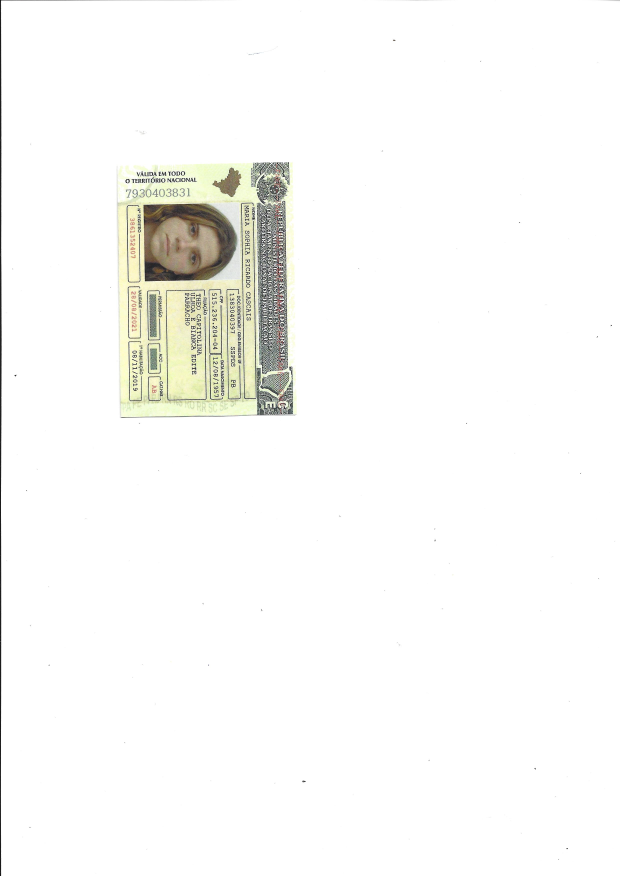
#> input picture input_scanner/cnh1.jpg, 2480 x 3504 px (shown at 1/4 size); its folder holds only this picture in this run
$ python scanner_test.py
#> lines starting #> are read from the running program, lines starting #| are printed output that depends on the picture; after the words box and inside, x2 and y2 are one past the last pixel; in counts of white or black regions, pixels touching at a corner belong together
import cv2
import glob
import numpy as np
from skimage.segmentation import flood, flood_fill

for name in glob.glob('input_scanner/*'):
    image_name = name.split('/')[1]
    color = cv2.imread(name,1)
#> color is the input picture: shape (3504, 2480, 3); mean B, G, R 247.2, 249.3, 249.3
    img = cv2.cvtColor(color,cv2.COLOR_BGR2GRAY)
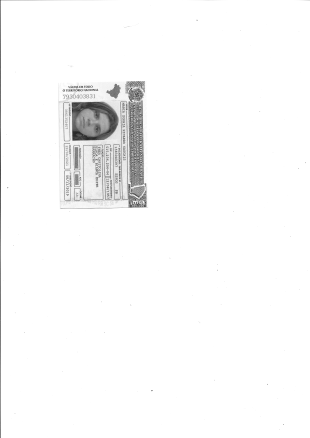
#> img: shape (3504, 2480) (shown at 1/8 size); min 0, max 255, mean 249.1
    original_width = int(img.shape[0])
    original_height = int(img.shape[1])
    scale_percent = 60  # percent of original size
    width = int(img.shape[0] * scale_percent / 100)
    height = int(img.shape[1] * scale_percent / 100)
    dim = (height, width)
    img = cv2.resize(img, dim, interpolation=cv2.INTER_AREA)
#> img: shape (2102, 1488)
    color = cv2.resize(color,dim,interpolation=cv2.INTER_AREA)
#> color: shape (2102, 1488, 3)
    binary_img = np.where(img > 250,255,0)
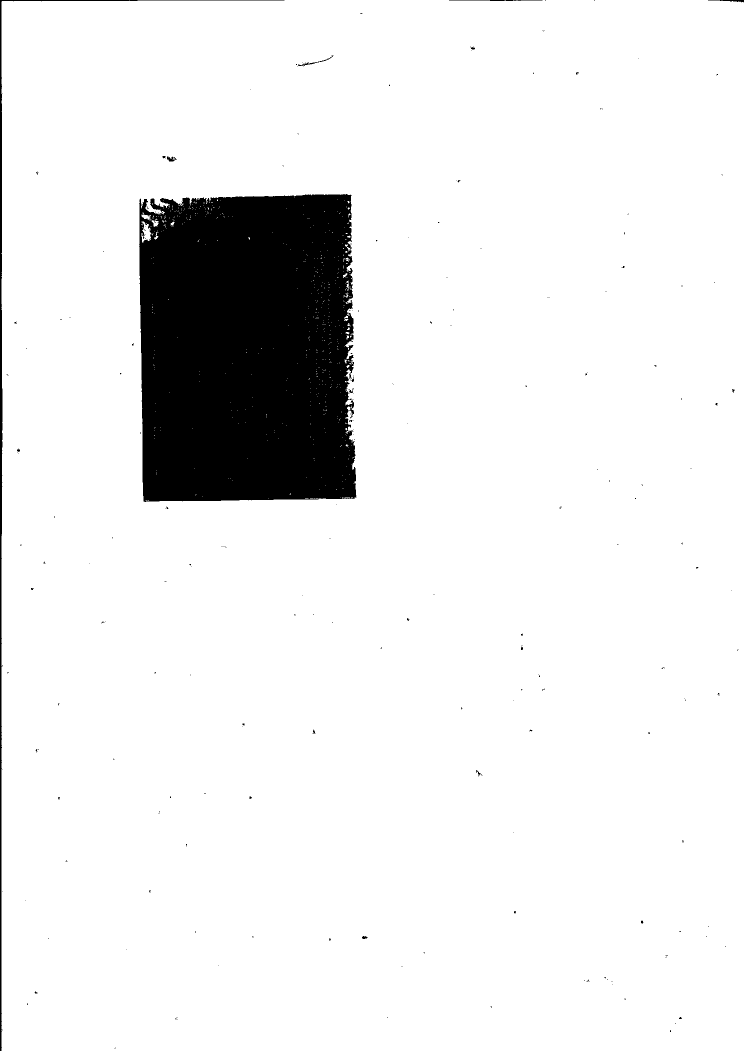
#> binary_img: shape (2102, 1488) int64 (shown at 1/2 size); 91.6% white; 244 black regions (227 under 20 px), largest, box (x1, y1, x2, y2) and area: (278, 388, 713, 1004) 251990, (0, 0, 569, 2102) 8102, (898, 0, 1085, 2) 235
    binary_img = np.uint8(binary_img)

    kernel = np.ones((7,7),np.uint8)

    closing = cv2.morphologyEx(binary_img, cv2.MORPH_CLOSE, kernel)
#> closing: shape (2102, 1488); 92% white; 15 black regions, largest, box (x1, y1, x2, y2) and area: (279, 389, 712, 1003) 245285, (0, 620, 5, 1068) 1901, (0, 224, 4, 506) 1128

    canny = cv2.Canny(closing,10,50)
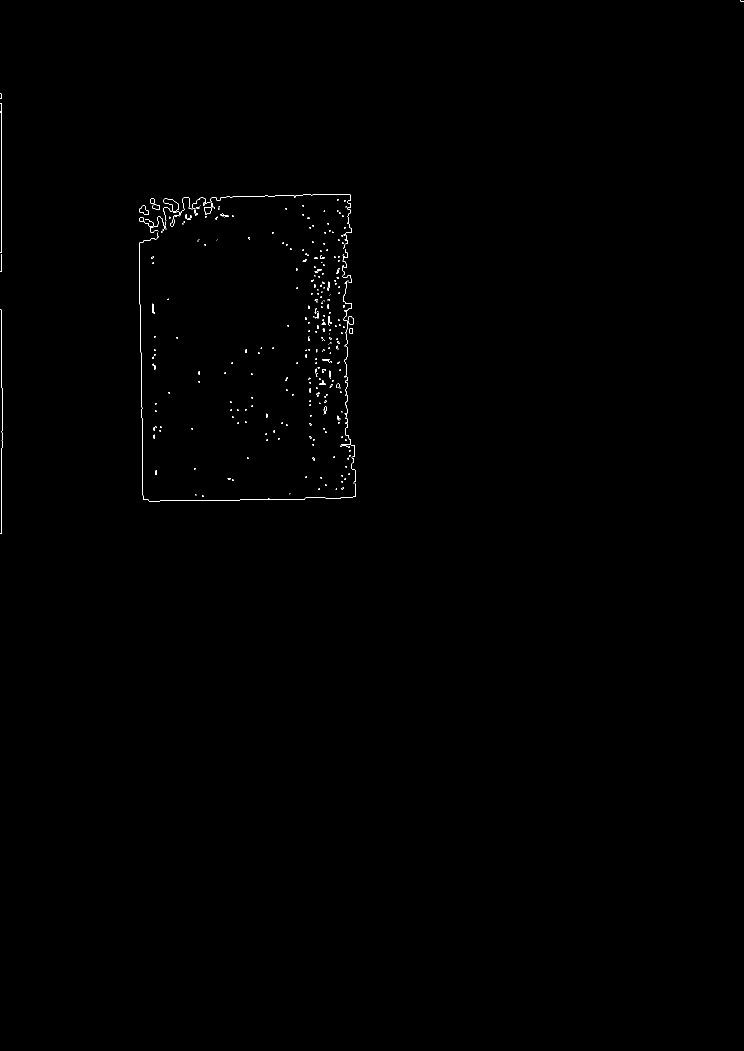
#> canny: shape (2102, 1488) (shown at 1/2 size); 0.21% white in thin lines or dots, all inside (x1, y1, x2, y2) = (0, 0, 1488, 1068)
    black = np.zeros((width,height,3),dtype=np.uint8)

    black = cv2.resize(black,dim,interpolation=cv2.INTER_AREA)


    contours,hierarchy =cv2.findContours(binary_img,cv2.RETR_TREE,cv2.CHAIN_APPROX_SIMPLE)
#> contours = 876 contours, 843 with area under 20; largest, box (x1, y1, x2, y2) and area: (3, 0, 1488, 2102) 3115692, (277, 387, 714, 1005) 255598, (283, 443, 303, 485) 412, (595, 110, 668, 133) 222, (283, 425, 317, 454) 195


    cv2.drawContours(black,contours,-1,(0,255,0),2)


    bl = cv2.cvtColor(black,cv2.COLOR_BGR2GRAY)
#> bl: shape (2102, 1488); values 0 (black) and 150 (white), 1.3% white; 509 white regions (338 under 20 px), largest, box (x1, y1, x2, y2) and area: (2, 0, 1488, 2102) 17510, (276, 386, 715, 1006) 11390, (282, 442, 308, 486) 603

    rows,cols = bl.shape[:2]

    for row in range(rows):
        for col in range(cols):
            if (row<200 and col < cols):
                bl[row][col] = 0
            elif(row<rows and col<50):
                bl[row][col] = 0
            else:
                bl[row][col] = bl[row][col]
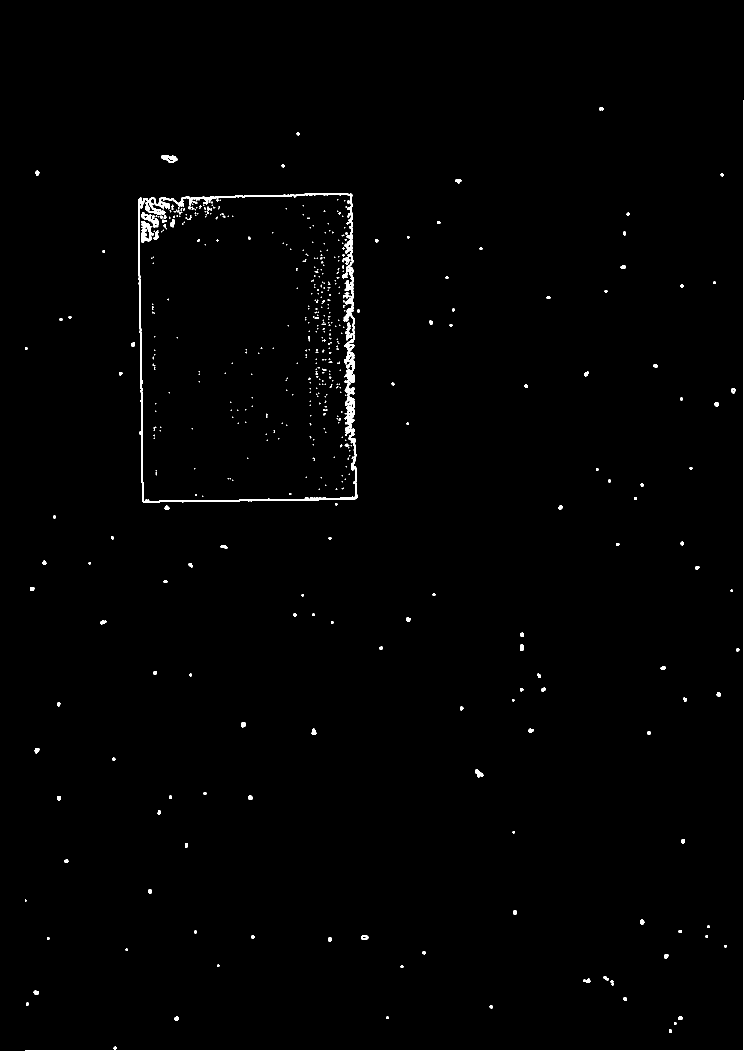
#> bl: shape (2102, 1488) (shown at 1/2 size); values 0 (black) and 150 (white), 0.91% white; 494 white regions (339 under 20 px), largest, box (x1, y1, x2, y2) and area: (276, 386, 715, 1006) 11390, (50, 200, 1488, 2102) 6676, (282, 442, 308, 486) 603

    light_coat = flood_fill(bl, (155, 150), 255, tolerance=10)

    light_coat = np.uint8(np.where(light_coat==0,255,0))
#> light_coat: shape (2102, 1488); 7.8% white; 53 white regions (45 under 20 px), largest, box (x1, y1, x2, y2) and area: (280, 390, 711, 1003) 244575, (289, 452, 299, 478) 121, (295, 405, 310, 422) 65

    light_coat = cv2.morphologyEx(light_coat, cv2.MORPH_OPEN, kernel)
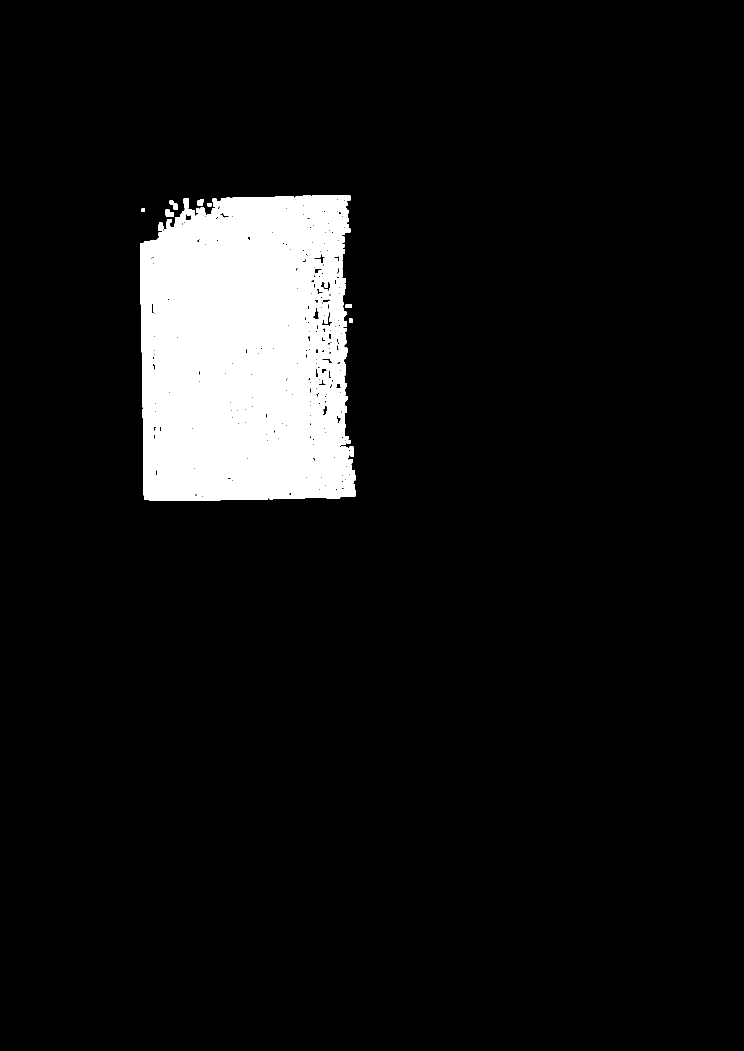
#> light_coat: shape (2102, 1488) (shown at 1/2 size); 7.6% white; 11 white regions

    light_coat = cv2.resize(light_coat,(original_height,original_width),interpolation=cv2.INTER_AREA)
#> light_coat: shape (3504, 2480)


    contours,hierarchy =cv2.findContours(light_coat,cv2.RETR_TREE,cv2.CHAIN_APPROX_SIMPLE)
#> contours = 184 contours, 98 with area under 20; largest, box (x1, y1, x2, y2) and area: (466, 650, 1185, 1671) 670512, (1068, 938, 1102, 971) 628, (1073, 1040, 1109, 1109) 550, (551, 698, 580, 724) 528, (565, 668, 594, 699) 457

    max_value_contour = []
    for contour in contours:
        if len(contour) > len(max_value_contour):
            max_value_contour = contour
#> this loop made 184 passes
#> contour on passes 4 to 5: [[471, 695], [471, 706], [483, 706], [483, 695]], [[691, 676], [691, 688], [704, 688], [704, 676]]
#> after the loop, max_value_contour = contour of 824 points, box (x1, y1, x2, y2) (466, 650, 1185, 1671), area 670512


    rect = cv2.minAreaRect(max_value_contour)
#> rect = ((822.5, 1160.2), (708.3, 1012.4), -0.984)
    box = cv2.boxPoints(rect)
#> box = [[477.1, 1672.4], [459.8, 660.2], [1167.9, 648], [1185.3, 1660.3]]
    box = box.astype('int')
#> box = [[477, 1672], [459, 660], [1167, 647], [1185, 1660]]

    img_output = np.zeros((width,height,3),dtype=np.uint8)

    img_output = cv2.resize(img_output,(original_height,original_width),interpolation=cv2.INTER_AREA)

#> (the run stopped early here; a loop or call above may not have finished)
